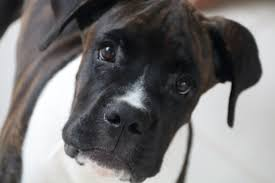
#> input picture exercises/dog.jpeg, 275 x 183 px, found by its file name
$ python solution_02_02_1.py
#> lines starting #> are read from the running program, lines starting #| are printed output that depends on the picture
import numpy as np
import cv2
from matplotlib import pyplot as plt


color_img = cv2.imread('exercises/dog.jpeg', cv2.IMREAD_COLOR)
#> color_img is the input picture: shape (183, 275, 3); mean B, G, R 116.6, 116.4, 118.2
print(color_img.shape)
#| (183, 275, 3)

subset=color_img[80:126,48:106,:] # select the dice with all channels
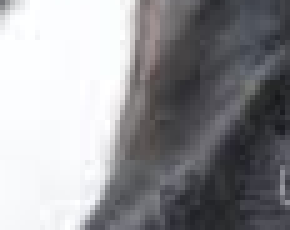
#> subset: shape (46, 58, 3) (shown 5 times larger); mean B, G, R 151.7, 148.4, 148.4

transformed_img = cv2.cvtColor(np.array(subset, dtype=np.uint8), cv2.COLOR_BGR2RGB)
plt.imshow(transformed_img)
plt.show()

$ run again, with exercises/burger.jpeg copied over exercises/dog.jpeg
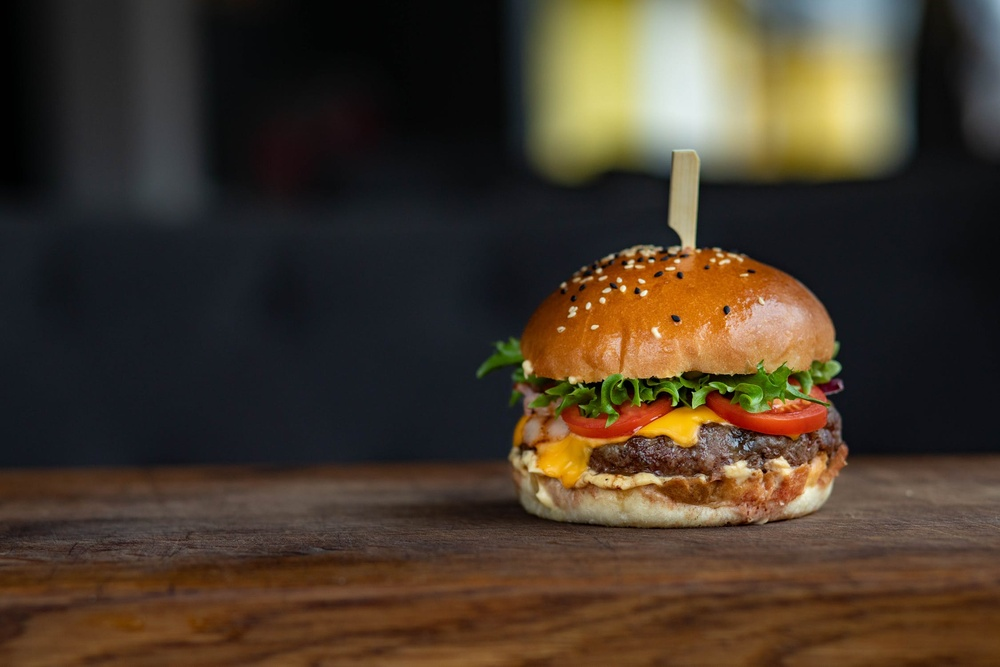
#> input picture exercises/burger.jpeg, 1000 x 667 px, shrunk from 2250 x 1500 before the run, found by its file name
#> color_img is the input picture: shape (667, 1000, 3); mean B, G, R 42.9, 57.8, 70.9
#| (667, 1000, 3)
#> `subset=color_img[80:126,48:106,:]`:
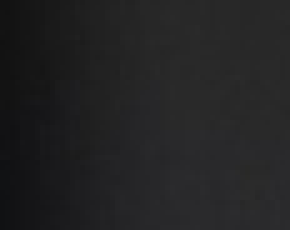
#> subset: shape (46, 58, 3) (shown 5 times larger); mean B, G, R 35.4, 34.5, 34.5
